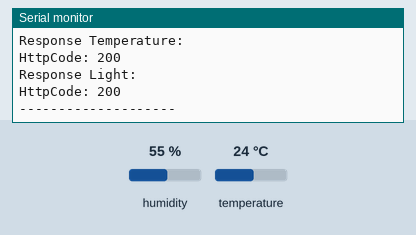
The sketch below on a simulated ESP8266 (NodeMCU). Shown: the last lines printed to the serial monitor. The inputs (shaded band) are chosen by the test bench; at power-on: humidity 55 %, temperature 24 °C. WiFi joins after 1.5 s; servers stay silent unless stated; uploads are accepted with an empty reply; random numbers use the default seed unless the sketch sets one.

Above: at 6.7 s.
6.8 s: humidity set to 22 %
14.8 s: temperature set to 12 °C
At 16.36 s:
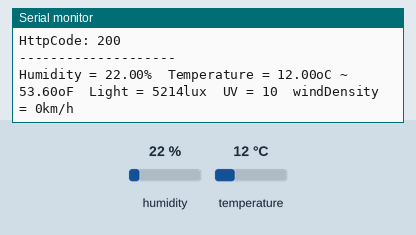
22.8 s: humidity set to 40 %
At 27.24 s:
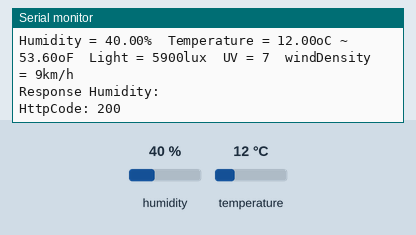

Measured:
- after the input at 14.8 s, the serial monitor: prints a new line after 1.4 s (image 1)
- after the input at 22.8 s, the serial monitor: prints a new line after 4.0 s (image 2)

The sketch:

dht11.ino
```cpp
//Thư viện cần sử dụng
#include "DHT.h"
#include <ESP8266WiFi.h>
#include <WiFiClient.h>
#include <ESP8266HTTPClient.h>

#define DHTPIN 2   // Chân kỹ thuật số kết nối với DHT11
#define DHTTYPE DHT11   // Đặt loại cảm biến là DHT11

DHT dht(DHTPIN, DHTTYPE);

const char *ssid = "ShareWifi"; // Nhập ssid wifi
const char *password = "MinhOanh"; // Nhập pass wifi

// Khai báo các biến được sử dụng để lưu thông số được đo từ cảm biến
float humi;
float tempC;
float tempF;
int light;
int uv;
int wind;

// Thiết lập đối tượng client
WiFiClient client;
HTTPClient http;

void setup() {
  delay(3000);
  Serial.begin(9600);

  // Khởi động cảm biến
  dht.begin();

  //Kết nối wifi
  WiFi.begin(ssid, password);
  while (WiFi.status() != WL_CONNECTED) {
    delay(500);
    Serial.print(".");
  }
  Serial.println("WiFi connected"); // Kết nối wifi thành công
  Serial.print("IP address: ");
  Serial.println(WiFi.localIP()); // Lấy địa chỉ IP của thiết bị
  delay(1000);
}

void loop() {
  // Lấy thông số từ cảm biến
  humi = dht.readHumidity();
  tempC = dht.readTemperature();
  tempF = dht.readTemperature(true);
  light = rand() % 7901 + 2100;
  uv = rand() % 11 + 1;
  wind = rand() % 10;


  // Kiểm tra có đọc được dữ liệu từ sensor hay không
   if (isnan(humi) || isnan(tempC) || isnan(tempF) || isnan(light) || isnan(uv) || isnan(wind)) {
    Serial.println("Failed to read from DHT sensor!");
    return;
  }

  // Hiển thị kết quả thu được lên màn hình
  Serial.print("Humidity = ");
  Serial.print(humi);
  Serial.print("%  ");
  Serial.print("Temperature = ");
  Serial.print(tempC);
  Serial.print("oC ~ ");
  Serial.print(tempF);
  Serial.print("oF  ");
  Serial.print("Light = ");
  Serial.print(light);
  Serial.print("lux  ");
  Serial.print("UV = ");
  Serial.print(uv);
  Serial.print("  windDensity = ");
  Serial.print(wind);
  Serial.println("km/h");

  // Tạo kết nối server và gửi dữ liệu
  String h = "";
  h.concat(humi);
  http.begin(client, "http://192.168.43.91:8090/api/humidity");
  http.addHeader("Content-Type", "application/json");
  int httpCode = http.POST("{\"humidity\":" + h + "}");

  // Kiểm tra phản hồi của server với độ ẩm (httpCode = 200, 404, 500)
  if(httpCode == HTTP_CODE_OK || httpCode == HTTP_CODE_NOT_FOUND || httpCode == HTTP_CODE_INTERNAL_SERVER_ERROR){
    Serial.print("Response Humidity: ");
    Serial.println(http.getString());
    Serial.print("HttpCode: ");
    Serial.println(httpCode);
  }
  else{
    Serial.printf("Error humidity: %s", http.errorToString(httpCode).c_str());
    Serial.print(" - httpcode: ");
    Serial.println(httpCode);
  }

  String tC = "";
  tC.concat(tempC);
  String tF = "";
  tF.concat(tempF);
  http.begin(client, "http://192.168.43.91:8090/api/temperature");
  http.addHeader("Content-Type", "application/json");
  int httpCode1 = http.POST("{\"celcius\":" + tC + ",\"fahrenheit\":" + tF + "}");

  // Kiểm tra phản hồi của server với độ ẩm (httpCode = 200, 404, 500)
  if(httpCode1 == HTTP_CODE_OK || httpCode1 == HTTP_CODE_NOT_FOUND || httpCode1 == HTTP_CODE_INTERNAL_SERVER_ERROR){
    Serial.print("Response Temperature: ");
    Serial.println(http.getString());
    Serial.print("HttpCode: ");
    Serial.println(httpCode);
  }
  else{
    Serial.printf("Error temperature: %s", http.errorToString(httpCode).c_str());
    Serial.print(" - HttpCode: ");
    Serial.println(httpCode);
  }

  String l = "";
  String u = "";
  String w = "";
  l.concat(light);
  u.concat(uv);
  w.concat(wind);
  http.begin(client, "http://192.168.43.91:8090/api/light");
  http.addHeader("Content-Type", "application/json");
  int httpCode2 = http.POST("{\"light\":" + l + ",\"uv\":" + u + ",\"windDensity\":" + w + "}");

  // Kiểm tra phản hồi của server với các thông số khác (httpCode = 200, 404, 500)
  if(httpCode2 == HTTP_CODE_OK || httpCode2 == HTTP_CODE_NOT_FOUND || httpCode2 == HTTP_CODE_INTERNAL_SERVER_ERROR){
    Serial.print("Response Light: ");
    Serial.println(http.getString());
    Serial.print("HttpCode: ");
    Serial.println(httpCode);
  }
  else{
    Serial.printf("Error light: %s", http.errorToString(httpCode).c_str());
    Serial.print(" - httpcode: ");
    Serial.println(httpCode);
  }

  http.end(); // Ngắt kết nối
  Serial.println("--------------------");
  delay(10000); //Gửi dữ liệu 10s/lần
}
```
